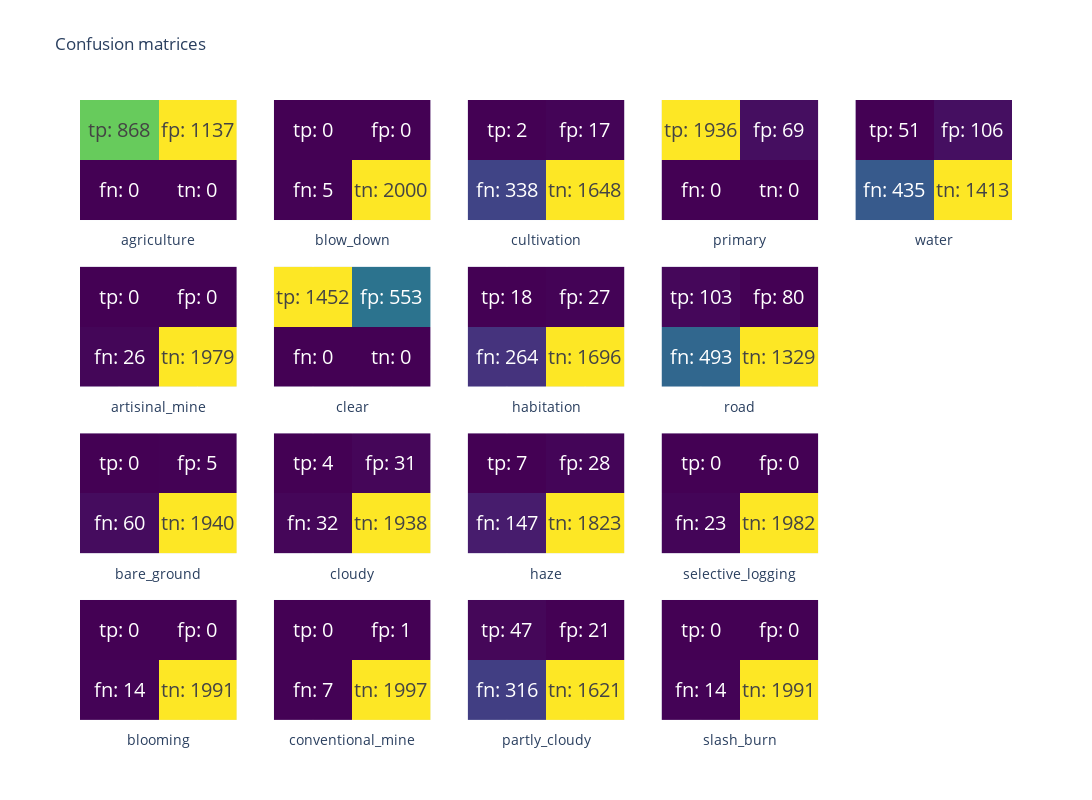

Write notebook code for a chart like this one.
### Code cell
fig = make_subplots(cols=5, rows=4)
for jdx in range(Y_val.shape[1]):
    y_val = Y_val[:, jdx].ravel()
    y_hat_val = (Y_hat_val[:, jdx].ravel() > threshs[jdx]).astype(float)
    tn, fp, fn, tp = confusion_matrix(y_val, y_hat_val).ravel()
    mat = np.array([[fn, tn], [tp, fp]])
    col = jdx // 4+1
    row = jdx % 4+1
    fig.add_trace(
        go.Heatmap(
            z=mat, text=[[f"fn: {fn}", f"tn: {tn}"], [f"tp: {tp}", f"fp: {fp}"]], 
            texttemplate="%{text}", colorscale='Viridis', name=encoder.classes_[jdx],
            showscale=False, textfont={"size":20}
        ),
        col=col, row=row, 
    )
    fig.update_xaxes(title=encoder.classes_[jdx], showticklabels=False, row=row, col=col)
    fig.update_yaxes(showticklabels=False, row=row, col=col)
    
fig.update_layout(
    width=1200, height=800, title="Confusion matrices", 
)
fig.show()

### Figure 1 — Plotly figure (JSON) as saved in the notebook; plotly's stock layout.template omitted (floating-point values rounded to 4 significant figures)
{"data": [{"colorscale": [[0, "#440154"], [0.1111, "#482878"], [0.2222, "#3e4989"], [0.3333, "#31688e"], [0.4444, "#26828e"], [0.5556, "#1f9e89"], [0.6667, "#35b779"], [0.7778, "#6ece58"], [0.8889, "#b5de2b"], [1, "#fde725"]], "name": "agriculture", "showscale": false, "text": [["fn: 0", "tn: 0"], ["tp: 868", "fp: 1137"]], "textfont": {"size": 20}, "texttemplate": "%{text}", "type": "heatmap", "xaxis": "x", "yaxis": "y", "z": [[0, 0], [868, 1137]]}, {"colorscale": [[0, "#440154"], [0.1111, "#482878"], [0.2222, "#3e4989"], [0.3333, "#31688e"], [0.4444, "#26828e"], [0.5556, "#1f9e89"], [0.6667, "#35b779"], [0.7778, "#6ece58"], [0.8889, "#b5de2b"], [1, "#fde725"]], "name": "artisinal_mine", "showscale": false, "text": [["fn: 26", "tn: 1979"], ["tp: 0", "fp: 0"]], "textfont": {"size": 20}, "texttemplate": "%{text}", "type": "heatmap", "xaxis": "x6", "yaxis": "y6", "z": [[26, 1979], [0, 0]]}, {"colorscale": [[0, "#440154"], [0.1111, "#482878"], [0.2222, "#3e4989"], [0.3333, "#31688e"], [0.4444, "#26828e"], [0.5556, "#1f9e89"], [0.6667, "#35b779"], [0.7778, "#6ece58"], [0.8889, "#b5de2b"], [1, "#fde725"]], "name": "bare_ground", "showscale": false, "text": [["fn: 60", "tn: 1940"], ["tp: 0", "fp: 5"]], "textfont": {"size": 20}, "texttemplate": "%{text}", "type": "heatmap", "xaxis": "x11", "yaxis": "y11", "z": [[60, 1940], [0, 5]]}, {"colorscale": [[0, "#440154"], [0.1111, "#482878"], [0.2222, "#3e4989"], [0.3333, "#31688e"], [0.4444, "#26828e"], [0.5556, "#1f9e89"], [0.6667, "#35b779"], [0.7778, "#6ece58"], [0.8889, "#b5de2b"], [1, "#fde725"]], "name": "blooming", "showscale": false, "text": [["fn: 14", "tn: 1991"], ["tp: 0", "fp: 0"]], "textfont": {"size": 20}, "texttemplate": "%{text}", "type": "heatmap", "xaxis": "x16", "yaxis": "y16", "z": [[14, 1991], [0, 0]]}, {"colorscale": [[0, "#440154"], [0.1111, "#482878"], [0.2222, "#3e4989"], [0.3333, "#31688e"], [0.4444, "#26828e"], [0.5556, "#1f9e89"], [0.6667, "#35b779"], [0.7778, "#6ece58"], [0.8889, "#b5de2b"], [1, "#fde725"]], "name": "blow_down", "showscale": false, "text": [["fn: 5", "tn: 2000"], ["tp: 0", "fp: 0"]], "textfont": {"size": 20}, "texttemplate": "%{text}", "type": "heatmap", "xaxis": "x2", "yaxis": "y2", "z": [[5, 2000], [0, 0]]}, {"colorscale": [[0, "#440154"], [0.1111, "#482878"], [0.2222, "#3e4989"], [0.3333, "#31688e"], [0.4444, "#26828e"], [0.5556, "#1f9e89"], [0.6667, "#35b779"], [0.7778, "#6ece58"], [0.8889, "#b5de2b"], [1, "#fde725"]], "name": "clear", "showscale": false, "text": [["fn: 0", "tn: 0"], ["tp: 1452", "fp: 553"]], "textfont": {"size": 20}, "texttemplate": "%{text}", "type": "heatmap", "xaxis": "x7", "yaxis": "y7", "z": [[0, 0], [1452, 553]]}, {"colorscale": [[0, "#440154"], [0.1111, "#482878"], [0.2222, "#3e4989"], [0.3333, "#31688e"], [0.4444, "#26828e"], [0.5556, "#1f9e89"], [0.6667, "#35b779"], [0.7778, "#6ece58"], [0.8889, "#b5de2b"], [1, "#fde725"]], "name": "cloudy", "showscale": false, "text": [["fn: 32", "tn: 1938"], ["tp: 4", "fp: 31"]], "textfont": {"size": 20}, "texttemplate": "%{text}", "type": "heatmap", "xaxis": "x12", "yaxis": "y12", "z": [[32, 1938], [4, 31]]}, {"colorscale": [[0, "#440154"], [0.1111, "#482878"], [0.2222, "#3e4989"], [0.3333, "#31688e"], [0.4444, "#26828e"], [0.5556, "#1f9e89"], [0.6667, "#35b779"], [0.7778, "#6ece58"], [0.8889, "#b5de2b"], [1, "#fde725"]], "name": "conventional_mine", "showscale": false, "text": [["fn: 7", "tn: 1997"], ["tp: 0", "fp: 1"]], "textfont": {"size": 20}, "texttemplate": "%{text}", "type": "heatmap", "xaxis": "x17", "yaxis": "y17", "z": [[7, 1997], [0, 1]]}, {"colorscale": [[0, "#440154"], [0.1111, "#482878"], [0.2222, "#3e4989"], [0.3333, "#31688e"], [0.4444, "#26828e"], [0.5556, "#1f9e89"], [0.6667, "#35b779"], [0.7778, "#6ece58"], [0.8889, "#b5de2b"], [1, "#fde725"]], "name": "cultivation", "showscale": false, "text": [["fn: 338", "tn: 1648"], ["tp: 2", "fp: 17"]], "textfont": {"size": 20}, "texttemplate": "%{text}", "type": "heatmap", "xaxis": "x3", "yaxis": "y3", "z": [[338, 1648], [2, 17]]}, {"colorscale": [[0, "#440154"], [0.1111, "#482878"], [0.2222, "#3e4989"], [0.3333, "#31688e"], [0.4444, "#26828e"], [0.5556, "#1f9e89"], [0.6667, "#35b779"], [0.7778, "#6ece58"], [0.8889, "#b5de2b"], [1, "#fde725"]], "name": "habitation", "showscale": false, "text": [["fn: 264", "tn: 1696"], ["tp: 18", "fp: 27"]], "textfont": {"size": 20}, "texttemplate": "%{text}", "type": "heatmap", "xaxis": "x8", "yaxis": "y8", "z": [[264, 1696], [18, 27]]}, {"colorscale": [[0, "#440154"], [0.1111, "#482878"], [0.2222, "#3e4989"], [0.3333, "#31688e"], [0.4444, "#26828e"], [0.5556, "#1f9e89"], [0.6667, "#35b779"], [0.7778, "#6ece58"], [0.8889, "#b5de2b"], [1, "#fde725"]], "name": "haze", "showscale": false, "text": [["fn: 147", "tn: 1823"], ["tp: 7", "fp: 28"]], "textfont": {"size": 20}, "texttemplate": "%{text}", "type": "heatmap", "xaxis": "x13", "yaxis": "y13", "z": [[147, 1823], [7, 28]]}, {"colorscale": [[0, "#440154"], [0.1111, "#482878"], [0.2222, "#3e4989"], [0.3333, "#31688e"], [0.4444, "#26828e"], [0.5556, "#1f9e89"], [0.6667, "#35b779"], [0.7778, "#6ece58"], [0.8889, "#b5de2b"], [1, "#fde725"]], "name": "partly_cloudy", "showscale": false, "text": [["fn: 316", "tn: 1621"], ["tp: 47", "fp: 21"]], "textfont": {"size": 20}, "texttemplate": "%{text}", "type": "heatmap", "xaxis": "x18", "yaxis": "y18", "z": [[316, 1621], [47, 21]]}, {"colorscale": [[0, "#440154"], [0.1111, "#482878"], [0.2222, "#3e4989"], [0.3333, "#31688e"], [0.4444, "#26828e"], [0.5556, "#1f9e89"], [0.6667, "#35b779"], [0.7778, "#6ece58"], [0.8889, "#b5de2b"], [1, "#fde725"]], "name": "primary", "showscale": false, "text": [["fn: 0", "tn: 0"], ["tp: 1936", "fp: 69"]], "textfont": {"size": 20}, "texttemplate": "%{text}", "type": "heatmap", "xaxis": "x4", "yaxis": "y4", "z": [[0, 0], [1936, 69]]}, {"colorscale": [[0, "#440154"], [0.1111, "#482878"], [0.2222, "#3e4989"], [0.3333, "#31688e"], [0.4444, "#26828e"], [0.5556, "#1f9e89"], [0.6667, "#35b779"], [0.7778, "#6ece58"], [0.8889, "#b5de2b"], [1, "#fde725"]], "name": "road", "showscale": false, "text": [["fn: 493", "tn: 1329"], ["tp: 103", "fp: 80"]], "textfont": {"size": 20}, "texttemplate": "%{text}", "type": "heatmap", "xaxis": "x9", "yaxis": "y9", "z": [[493, 1329], [103, 80]]}, {"colorscale": [[0, "#440154"], [0.1111, "#482878"], [0.2222, "#3e4989"], [0.3333, "#31688e"], [0.4444, "#26828e"], [0.5556, "#1f9e89"], [0.6667, "#35b779"], [0.7778, "#6ece58"], [0.8889, "#b5de2b"], [1, "#fde725"]], "name": "selective_logging", "showscale": false, "text": [["fn: 23", "tn: 1982"], ["tp: 0", "fp: 0"]], "textfont": {"size": 20}, "texttemplate": "%{text}", "type": "heatmap", "xaxis": "x14", "yaxis": "y14", "z": [[23, 1982], [0, 0]]}, {"colorscale": [[0, "#440154"], [0.1111, "#482878"], [0.2222, "#3e4989"], [0.3333, "#31688e"], [0.4444, "#26828e"], [0.5556, "#1f9e89"], [0.6667, "#35b779"], [0.7778, "#6ece58"], [0.8889, "#b5de2b"], [1, "#fde725"]], "name": "slash_burn", "showscale": false, "text": [["fn: 14", "tn: 1991"], ["tp: 0", "fp: 0"]], "textfont": {"size": 20}, "texttemplate": "%{text}", "type": "heatmap", "xaxis": "x19", "yaxis": "y19", "z": [[14, 1991], [0, 0]]}, {"colorscale": [[0, "#440154"], [0.1111, "#482878"], [0.2222, "#3e4989"], [0.3333, "#31688e"], [0.4444, "#26828e"], [0.5556, "#1f9e89"], [0.6667, "#35b779"], [0.7778, "#6ece58"], [0.8889, "#b5de2b"], [1, "#fde725"]], "name": "water", "showscale": false, "text": [["fn: 435", "tn: 1413"], ["tp: 51", "fp: 106"]], "textfont": {"size": 20}, "texttemplate": "%{text}", "type": "heatmap", "xaxis": "x5", "yaxis": "y5", "z": [[435, 1413], [51, 106]]}], "layout": {"height": 800, "title": {"text": "Confusion matrices"}, "width": 1200, "xaxis": {"anchor": "y", "domain": [0, 0.168], "showticklabels": false, "title": {"text": "agriculture"}}, "xaxis10": {"anchor": "y10", "domain": [0.832, 1]}, "xaxis11": {"anchor": "y11", "domain": [0, 0.168], "showticklabels": false, "title": {"text": "bare_ground"}}, "xaxis12": {"anchor": "y12", "domain": [0.208, 0.376], "showticklabels": false, "title": {"text": "cloudy"}}, "xaxis13": {"anchor": "y13", "domain": [0.416, 0.584], "showticklabels": false, "title": {"text": "haze"}}, "xaxis14": {"anchor": "y14", "domain": [0.624, 0.792], "showticklabels": false, "title": {"text": "selective_logging"}}, "xaxis15": {"anchor": "y15", "domain": [0.832, 1]}, "xaxis16": {"anchor": "y16", "domain": [0, 0.168], "showticklabels": false, "title": {"text": "blooming"}}, "xaxis17": {"anchor": "y17", "domain": [0.208, 0.376], "showticklabels": false, "title": {"text": "conventional_mine"}}, "xaxis18": {"anchor": "y18", "domain": [0.416, 0.584], "showticklabels": false, "title": {"text": "partly_cloudy"}}, "xaxis19": {"anchor": "y19", "domain": [0.624, 0.792], "showticklabels": false, "title": {"text": "slash_burn"}}, "xaxis2": {"anchor": "y2", "domain": [0.208, 0.376], "showticklabels": false, "title": {"text": "blow_down"}}, "xaxis20": {"anchor": "y20", "domain": [0.832, 1]}, "xaxis3": {"anchor": "y3", "domain": [0.416, 0.584], "showticklabels": false, "title": {"text": "cultivation"}}, "xaxis4": {"anchor": "y4", "domain": [0.624, 0.792], "showticklabels": false, "title": {"text": "primary"}}, "xaxis5": {"anchor": "y5", "domain": [0.832, 1], "showticklabels": false, "title": {"text": "water"}}, "xaxis6": {"anchor": "y6", "domain": [0, 0.168], "showticklabels": false, "title": {"text": "artisinal_mine"}}, "xaxis7": {"anchor": "y7", "domain": [0.208, 0.376], "showticklabels": false, "title": {"text": "clear"}}, "xaxis8": {"anchor": "y8", "domain": [0.416, 0.584], "showticklabels": false, "title": {"text": "habitation"}}, "xaxis9": {"anchor": "y9", "domain": [0.624, 0.792], "showticklabels": false, "title": {"text": "road"}}, "yaxis": {"anchor": "x", "domain": [0.8063, 1], "showticklabels": false}, "yaxis10": {"anchor": "x10", "domain": [0.5375, 0.7312]}, "yaxis11": {"anchor": "x11", "domain": [0.2687, 0.4625], "showticklabels": false}, "yaxis12": {"anchor": "x12", "domain": [0.2687, 0.4625], "showticklabels": false}, "yaxis13": {"anchor": "x13", "domain": [0.2687, 0.4625], "showticklabels": false}, "yaxis14": {"anchor": "x14", "domain": [0.2687, 0.4625], "showticklabels": false}, "yaxis15": {"anchor": "x15", "domain": [0.2687, 0.4625]}, "yaxis16": {"anchor": "x16", "domain": [0, 0.1938], "showticklabels": false}, "yaxis17": {"anchor": "x17", "domain": [0, 0.1938], "showticklabels": false}, "yaxis18": {"anchor": "x18", "domain": [0, 0.1938], "showticklabels": false}, "yaxis19": {"anchor": "x19", "domain": [0, 0.1938], "showticklabels": false}, "yaxis2": {"anchor": "x2", "domain": [0.8063, 1], "showticklabels": false}, "yaxis20": {"anchor": "x20", "domain": [0, 0.1938]}, "yaxis3": {"anchor": "x3", "domain": [0.8063, 1], "showticklabels": false}, "yaxis4": {"anchor": "x4", "domain": [0.8063, 1], "showticklabels": false}, "yaxis5": {"anchor": "x5", "domain": [0.8063, 1], "showticklabels": false}, "yaxis6": {"anchor": "x6", "domain": [0.5375, 0.7312], "showticklabels": false}, "yaxis7": {"anchor": "x7", "domain": [0.5375, 0.7312], "showticklabels": false}, "yaxis8": {"anchor": "x8", "domain": [0.5375, 0.7312], "showticklabels": false}, "yaxis9": {"anchor": "x9", "domain": [0.5375, 0.7312], "showticklabels": false}}}
